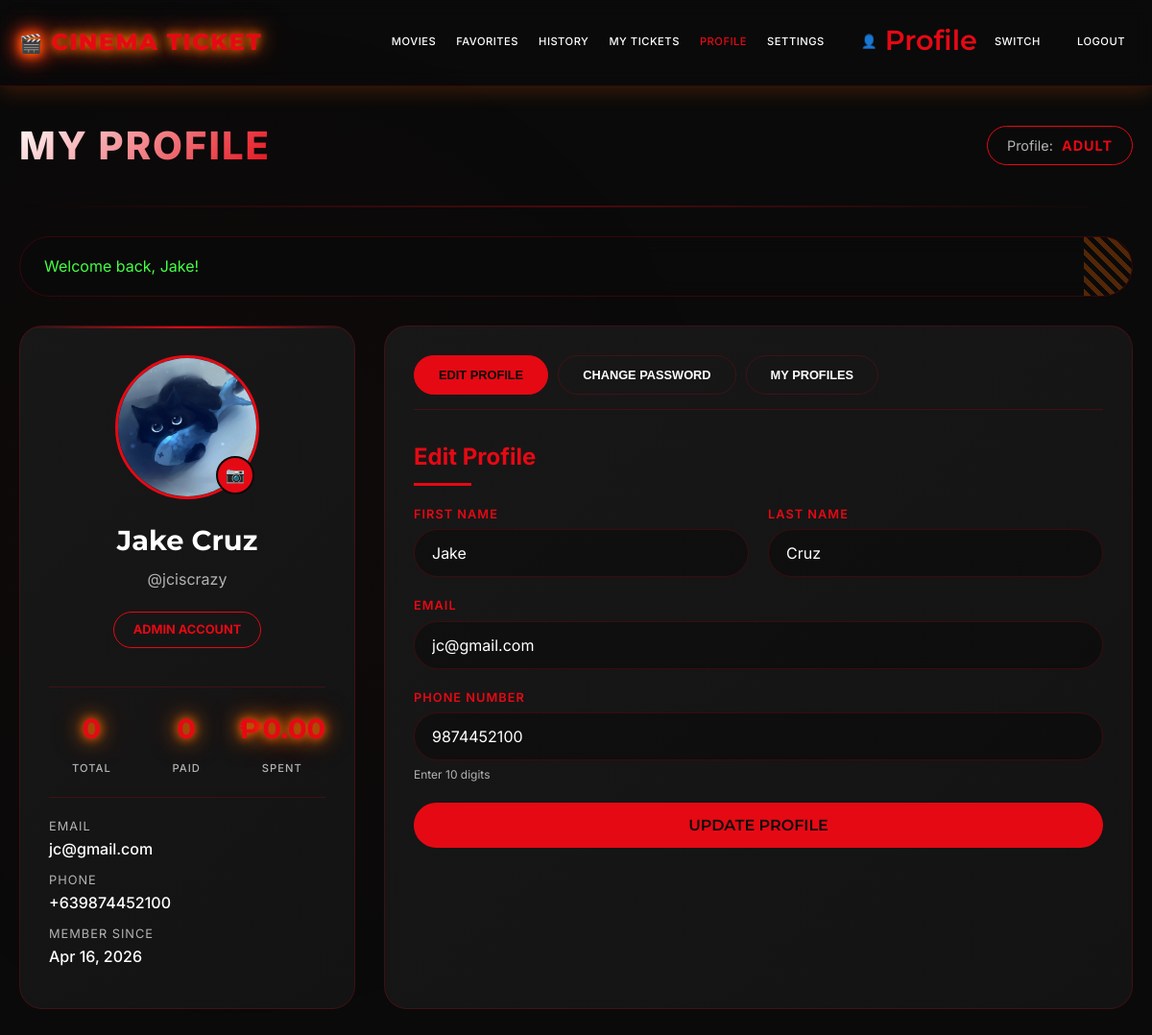
/user/profile.php (signed in), run on the app's committed database.
### tables this page shows
CREATE TABLE `users` (
  `id` int(11) NOT NULL,
  `username` varchar(50) NOT NULL,
  `email` varchar(100) NOT NULL,
  `password_hash` varchar(255) NOT NULL,
  `first_name` varchar(50) NOT NULL,
  `last_name` varchar(50) NOT NULL,
  `birthdate` date NOT NULL,
  `account_type` varchar(20) DEFAULT 'user',
  `gender` varchar(20) DEFAULT NULL,
  `country` varchar(50) DEFAULT NULL,
  `phone` varchar(20) DEFAULT NULL,
  `profile_pic` varchar(255) DEFAULT NULL,
  `theme_preference` varchar(20) DEFAULT 'dark',
  `is_active` tinyint(1) DEFAULT 1,
  `created_at` timestamp NOT NULL DEFAULT current_timestamp(),
  `last_login` timestamp NULL DEFAULT NULL
);

### includes/functions.php (called while the page is built, shortened)
<?php
function getDB() {
    static $pdo = null;
    if ($pdo === null) {
        try {
            $pdo = new PDO(
                "mysql:host=" . DB_HOST . ";dbname=" . DB_NAME . ";charset=utf8mb4",
                DB_USER,
                DB_PASS,
                [
                    PDO::ATTR_ERRMODE => PDO::ERRMODE_EXCEPTION,
                    PDO::ATTR_DEFAULT_FETCH_MODE => PDO::FETCH_ASSOC,
                    PDO::ATTR_EMULATE_PREPARES => false
                ]
            );
        } catch (PDOException $e) {
            if ($e->getCode() == 1049) {
                die("<h2>Database '" . DB_NAME . "' not found!</h2>
                     <p>Please check your database configuration.</p>");
            } else {
                die("Database error: " . $e->getMessage());
            }
        }
    }
    return $pdo;
}
function getCurrentUser() {
    $pdo = getDB();
    $stmt = $pdo->prepare("SELECT * FROM users WHERE id = ?");
    $stmt->execute([$_SESSION['user_id']]);
    $user = $stmt->fetch();
    return $user;
}
function getFlash() {
    if (isset($_SESSION['flash'])) {
        $flash = $_SESSION['flash'];
        return $flash;
    }
    return null;
}
?>

### user/profile.php (the view, shortened to what this page needs)
<?php
require_once '../includes/functions.php';
$pdo = getDB();
$user = getCurrentUser();
$stmt = $pdo->prepare("SELECT COUNT(*) FROM tickets WHERE user_id = ?");
$stmt->execute([$user['id']]);
$total_tickets = $stmt->fetchColumn();
$stmt = $pdo->prepare("SELECT COUNT(*) FROM tickets WHERE user_id = ? AND status = 'paid'");
$stmt->execute([$user['id']]);
$paid_tickets = $stmt->fetchColumn();
$stmt = $pdo->prepare("SELECT COALESCE(SUM(total_price), 0) FROM tickets WHERE user_id = ? AND status = 'paid'");
$stmt->execute([$user['id']]);
$total_spent = $stmt->fetchColumn();
$current_theme = $user['theme_preference'] ?? 'dark';
$profile_type = $_SESSION['profile_type'] ?? 'adult';
?>
<!DOCTYPE html>
<html lang="en" data-theme="<?php echo $current_theme; ?>">
<head>
    <link rel="stylesheet" href="../assets/css/style.css">
</head>
<body>
    <nav class="navbar">
        <div class="nav-container">
            <a href="../index.php" class="logo">CINEMA TICKET</a>
            <div class="nav-links">
                <a href="movies.php">Movies</a>
                <a href="favorites.php">Favorites</a>
                <a href="history.php">History</a>
                <a href="purchases.php">My Tickets</a>
                <a href="profile.php" class="active">Profile</a>
                <a href="settings.php">Settings</a>
                <div class="profile-badge">
                    <span>👤</span>
                    <span class="profile-name"><?php echo htmlspecialchars($_SESSION['profile_name'] ?? 'Profile'); ?></span>
                    <a href="select_profile.php" class="profile-switch">Switch</a>
                </div>
                <a href="../auth/logout.php">Logout</a>
            </div>
        </div>
    </nav>
    <main class="container">
        <div class="page-header">
            <h1>My Profile</h1>
            <div class="account-badge">
                <span>Profile:</span>
                <strong><?php echo ucfirst($profile_type); ?></strong>
            </div>
        </div>
        <div class="cinema-strip"></div>
        <?php $flash = getFlash(); if ($flash): ?>
            <div class="alert alert-<?php echo $flash['type']; ?>">
                <?php echo htmlspecialchars($flash['message']); ?>
            </div>
        <?php endif; ?>
        <div class="profile-container">
            <div class="profile-sidebar">
                <div class="profile-avatar-container">
                    <?php if ($user['profile_pic']): ?>
                        <img src="../uploads/profiles/<?php echo $user['profile_pic']; ?>?t=<?php echo time(); ?>" class="profile-avatar">
                    <?php else: ?>
                        <div class="profile-avatar-placeholder">
                            <?php echo strtoupper(substr($user['first_name'], 0, 1) . substr($user['last_name'], 0, 1)); ?>
                        </div>
                    <?php endif; ?>
                    <form method="POST" enctype="multipart/form-data" id="picForm">
                        <label for="profile_pic" class="upload-btn" title="Upload picture">📷</label>
                    </form>
                </div>
                <div class="profile-name"><?php echo htmlspecialchars($user['first_name'] . ' ' . $user['last_name']); ?></div>
                <div class="profile-username">@<?php echo htmlspecialchars($user['username']); ?></div>
                <div class="profile-badge-sidebar"><?php echo strtoupper($user['account_type']); ?> ACCOUNT</div>
                <div class="profile-stats">
                    <div><div class="stat-value"><?php echo $total_tickets; ?></div><div class="stat-label">Total</div></div>
                    <div><div class="stat-value"><?php echo $paid_tickets; ?></div><div class="stat-label">Paid</div></div>
                    <div><div class="stat-value">₱<?php echo number_format($total_spent, 2); ?></div><div class="stat-label">Spent</div></div>
                </div>
                <div class="info-item"><div class="info-label">Email</div><div class="info-value"><?php echo htmlspecialchars($user['email']); ?></div></div>
                <div class="info-item"><div class="info-label">Phone</div><div class="info-value"><?php echo htmlspecialchars($user['phone'] ?? 'Not set'); ?></div></div>
                <div class="info-item"><div class="info-label">Member Since</div><div class="info-value"><?php echo date('M d, Y', strtotime($user['created_at'])); ?></div></div>
            </div>
            <div class="profile-content">
                <div class="tab-buttons">
                    <button class="tab-button active" onclick="showTab('edit-profile', this)">Edit Profile</button>
                    <button class="tab-button" onclick="showTab('change-password', this)">Change Password</button>
                    <button class="tab-button" onclick="showTab('profiles', this)">My Profiles</button>
                </div>
                <div id="edit-profile" class="tab-pane active">
                    <h2>Edit Profile</h2>
                    <form method="POST">
                        <div class="form-row">
                            <div class="form-group"><label>First Name</label><input type="text" name="first_name" value="<?php echo htmlspecialchars($user['first_name']); ?>" required></div>
                            <div class="form-group"><label>Last Name</label><input type="text" name="last_name" value="<?php echo htmlspecialchars($user['last_name']); ?>" required></div>
                        </div>
                        <div class="form-group"><label>Email</label><input type="email" name="email" value="<?php echo htmlspecialchars($user['email']); ?>" required></div>
                        <div class="form-group"><label>Phone Number</label><input type="tel" name="phone" value="<?php echo htmlspecialchars(str_replace('+63', '', $user['phone'] ?? '')); ?>" placeholder="9123456789"><small>Enter 10 digits</small></div>
                        <button type="submit" name="update_profile" class="btn-primary">Update Profile</button>
                    </form>
                </div>
            </div>
        </div>
    </main>
</body>
</html>

### assets/css/style.css (style rules this page uses)
:root { --bg-primary: #0a0a0a; --bg-secondary: #1a1a1a; --bg-card: #222222; --text-primary: #ffffff; --text-secondary: #e0e0e0; --orange-primary: #ff6b00; --orange-secondary: #ff4500; --orange-glow: 0 0 10px #ff6b00, 0 0 20px #ff6b00, 0 0 30px rgba(255, 107, 0, 0.5); --orange-border: 1px solid #ff6b00; --orange-box: 0 0 5px #ff6b00; --error-red: #ff4444; --success-green: #44ff44; --warning-yellow: #ffff44; --film-strip: repeating-linear-gradient(45deg, #ff6b00 0px, #ff6b00 5px, transparent 5px, transparent 10px); }
* { margin: 0; padding: 0; box-sizing: border-box; }
body { font-family: 'Montserrat', 'Segoe UI', Tahoma, Geneva, Verdana, sans-serif; background: var(--bg-primary); color: var(--text-primary); line-height: 1.6; min-height: 100vh; background-image: radial-gradient(circle at 10% 20%, rgba(255, 107, 0, 0.03) 0%, transparent 20%); }
.container { max-width: 1200px; margin: 0 auto; padding: 20px; }
.navbar { background: linear-gradient(135deg, #0a0a0a 0%, #1a1a1a 100%); border-bottom: 3px solid var(--orange-primary); padding: 1rem 0; position: sticky; top: 0; z-index: 1000; box-shadow: 0 5px 20px rgba(255, 107, 0, 0.2); }
.nav-container { max-width: 1200px; margin: 0 auto; display: flex; justify-content: space-between; align-items: center; padding: 0 20px; }
.logo { color: var(--orange-primary); font-size: 2rem; font-weight: 800; text-decoration: none; text-transform: uppercase; letter-spacing: 2px; text-shadow: var(--orange-glow); position: relative; }
.logo::before { content: "🎬"; margin-right: 10px; font-size: 1.8rem; }
.nav-links { display: flex; gap: 20px; align-items: center; }
.nav-links a { color: var(--text-primary); text-decoration: none; padding: 8px 16px; border-radius: 4px; transition: all 0.3s; font-weight: 500; text-transform: uppercase; font-size: 0.9rem; letter-spacing: 1px; position: relative; overflow: hidden; }
.nav-links a::before { content: ''; position: absolute; bottom: 0; left: -100%; width: 100%; height: 2px; background: var(--orange-primary); transition: left 0.3s; }
.alert { padding: 15px 20px; margin-bottom: 20px; border-radius: 4px; animation: slideIn 0.3s ease; border-left: 4px solid; background: var(--bg-card); position: relative; overflow: hidden; }
.alert::after { content: ''; position: absolute; top: 0; right: 0; width: 50px; height: 100%; background: var(--film-strip); opacity: 0.3; }
.alert-success { border-left-color: var(--success-green); color: var(--success-green); }
.form-group { margin-bottom: 20px; }
.form-group label { display: block; margin-bottom: 5px; color: var(--text-secondary); font-weight: 600; text-transform: uppercase; font-size: 0.85rem; letter-spacing: 1px; }
.form-group input, .form-group select, .form-group textarea { width: 100%; padding: 12px; background: var(--bg-primary); border: 2px solid #333; border-radius: 4px; color: var(--text-primary); font-size: 16px; transition: all 0.3s; }
.form-row { display: grid; grid-template-columns: 1fr 1fr; gap: 20px; }
.btn-primary { background: var(--orange-primary); color: var(--bg-primary); border: 2px solid var(--orange-primary); }
.btn-primary::before { background: transparent; }
.stat-value { font-size: 3rem; font-weight: 800; color: var(--orange-primary); margin-bottom: 10px; text-shadow: var(--orange-glow); }
.stat-label { color: var(--text-secondary); text-transform: uppercase; letter-spacing: 2px; font-size: 14px; font-weight: 500; }
.cinema-strip { height: 20px; background: repeating-linear-gradient(90deg, var(--orange-primary) 0px, var(--orange-primary) 10px, transparent 10px, transparent 20px); margin: 30px 0; opacity: 0.3; }

### data on the page
users: profile_pic (picture), first_name+last_name "Jake Cruz", username "jciscrazy", account_type "ADMIN", email "jc@gmail.com", phone "+639874452100", created_at "Apr 16, 2026", first_name "Jake", last_name "Cruz", phone "9874452100"

### other printed values
$_SESSION['profile_name'] "Profile"
$profile_type "ADULT"
$flash['message'] "Welcome back, Jake!"
$total_tickets "0"
$paid_tickets "0"
$total_spent "0.00"
